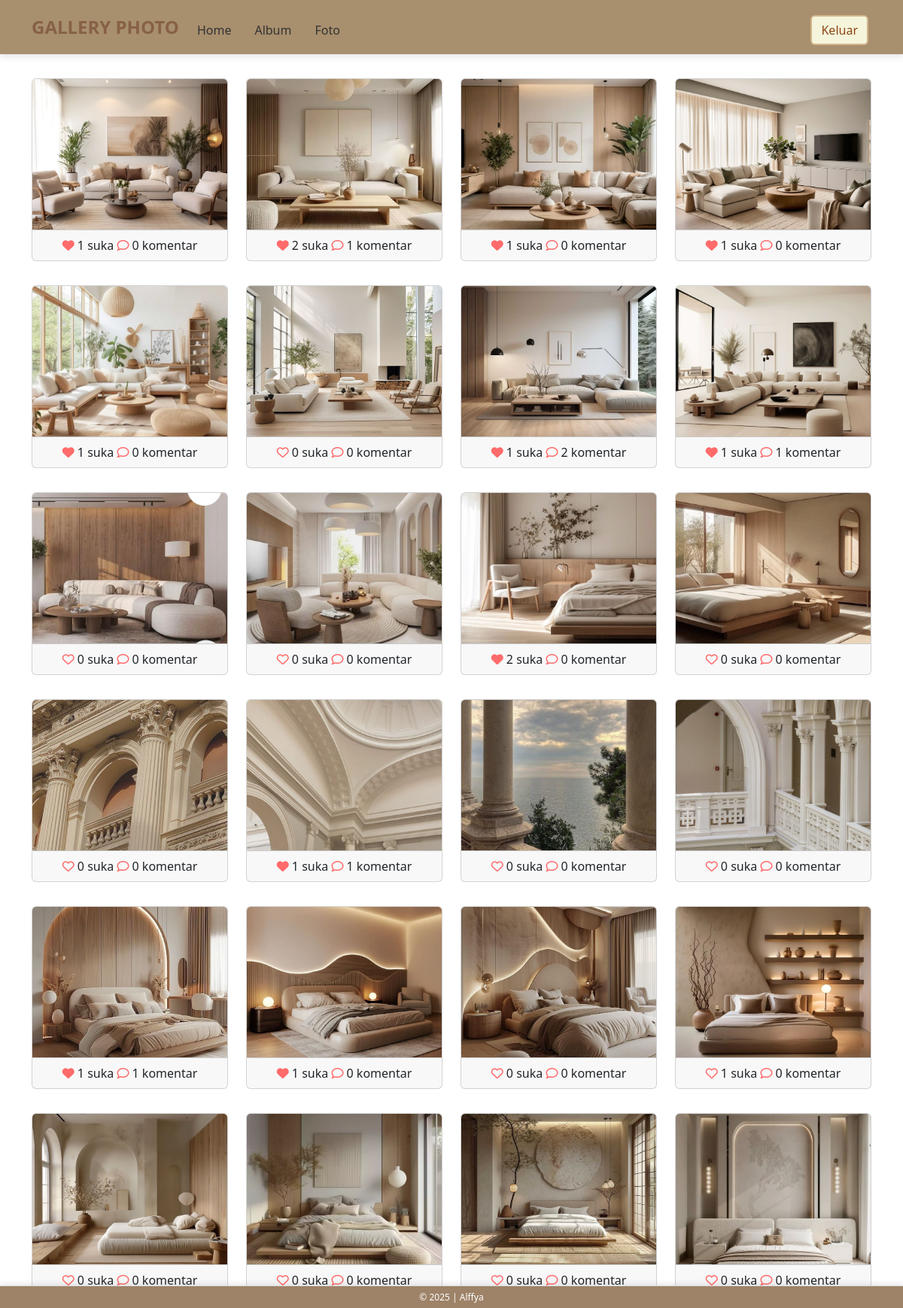
The page /user/index.php (signed in) on the database its author committed.
### tables this page shows
CREATE TABLE `foto` (
  `fotoid` int(11) NOT NULL,
  `judulfoto` varchar(255) NOT NULL,
  `deskripsifoto` text NOT NULL,
  `tanggalunggah` date NOT NULL,
  `lokasifile` varchar(255) NOT NULL,
  `albumid` int(11) NOT NULL,
  `userid` int(11) NOT NULL
);

### user/index.php (the view, shortened to what this page needs)
<?php
$userid = $_SESSION['userid'];
include '../config/koneksi.php';
?>
<!DOCTYPE html>
<html lang="en">
<head>
  <link rel="stylesheet" type="text/css" href="../assets/css/bootstrap.min.css">
  <link rel="stylesheet" href="../assets/style.css" class="rel">
  <link rel="stylesheet" href="https://cdnjs.cloudflare.com/ajax/libs/font-awesome/6.6.0/css/all.min.css"/>
</head>
<body>
<body style="background-color:rgb(158, 134, 98);">
  <nav class="navbar navbar-expand-lg" style="background-color:rgb(168, 143, 110);">
    <div class="container">
      <a class="navbar-brand" href="index.php" style="color:rgb(135, 97, 69) !important; font-weight: bold;">GALLERY PHOTO</a>
      <div class="collapse navbar-collapse mt-2" id="navbarNavAltMarkup">
        <div class="navbar-nav me-auto">
        <a href="home.php" class="nav-link">Home</a>
        <a href="album.php" class="nav-link">Album</a>
        <a href="foto.php" class="nav-link">Foto</a>
        </div>
        <a href="../config/aksi_logout.php" class="btn m-1" style="border: 2px solid #D2B48C; color:#8B4513; background-color: #F5F5DC;">Keluar</a>
      </div>
    </div>
  </nav>
  <div class="container mt-3">
    <div class="row">
      <?php
      $query = mysqli_query($koneksi, "SELECT * FROM foto INNER JOIN user ON foto.userid=user.userid INNER JOIN album ON foto.albumid=album.albumid");
      while ($data = mysqli_fetch_array($query)) {
        ?>
        <div class="col-md-3 mt-3">
          <a data-bs-toggle="modal" data-bs-target="#komentar<?php echo $data['fotoid'] ?>">
            <div class="card mb-3">
              <img src="../assets/img/<?php echo $data['lokasifile'] ?>" class="card-img-top" title="<?php echo $data['judulfoto'] ?>">
              <div class="card-footer text-center">
                <?php
                $fotoid = $data['fotoid'];
                $ceksuka = mysqli_query($koneksi, "SELECT * FROM likefoto WHERE fotoid='$fotoid' AND userid='$userid'");
                if (mysqli_num_rows($ceksuka) == 1) { ?>
                  <a href="../config/proses_like_user.php?fotoid=<?php echo $data['fotoid'] ?>"><i class="fa fa-heart"></i></a>
                <?php } else { ?>
                  <a href="../config/proses_like_user.php?fotoid=<?php echo $data['fotoid'] ?>"><i class="fa-regular fa-heart"></i></a>
                <?php }
                $like = mysqli_query($koneksi, "SELECT * FROM likefoto WHERE fotoid='$fotoid'");
                echo mysqli_num_rows($like) . ' suka';
                ?>
                <a href="#" data-bs-toggle="modal" data-bs-target="#komentar<?php echo $data['fotoid'] ?>"><i class="fa-regular fa-comment"></i></a>
                <?php
                $jmlkomen = mysqli_query($koneksi, "SELECT * FROM komentarfoto WHERE fotoid='$fotoid'");
                echo mysqli_num_rows($jmlkomen).' komentar';
                ?>
              </div>
            </div>
          </a>
        </div>
      <?php } ?>
    </div>
  </div>
  <footer class="d-flex justify-content-center align-items-center border-top mt-3 fixed-bottom text-center w-100"
        style="height: 30px; font-size: 12px; background-color:rgb(158, 131, 104); color: white;">
    <p class="mb-0">&copy; 2025 | Alffya</p>
</footer>
</body>
</html>

### assets/style.css (style rules this page uses)
body { background: url('https://i.pinimg.com/736x/d5/aa/19/d5aa19ca134b0d79ab4e9130da7df75e.jpg') no-repeat center center fixed !important; background-size: cover !important; color: #333; }
.navbar { background-color: rgba(255, 255, 255, 0.8); box-shadow: 0px 4px 8px rgba(0, 0, 0, 0.1); }
.navbar-brand { font-weight: bold; font-size: 1.5rem; color: #000000 !important; }
.navbar-nav .nav-link { color: #333333 !important; margin-right: 15px; }
footer { padding: 10px; background-color: rgba(255, 255, 255, 0.9); color: #333; font-size: 0.9rem; position: fixed; width: 100%; bottom: 0; text-align: center; box-shadow: 0px -2px 8px rgba(0, 0, 0, 0.1); }
.card-footer a { color: #ff6b6b; }

### user/index.php (style rules this page uses)
.card-img-top { height: 200px; object-fit: cover; }

### rows shown on the page
foto: lokasifile (picture), mysqli_num_rows($like) "1", mysqli_num_rows($jmlkomen) "0"
foto: lokasifile (picture), mysqli_num_rows($like) "2", mysqli_num_rows($jmlkomen) "1"
foto: lokasifile (picture), mysqli_num_rows($like) "1", mysqli_num_rows($jmlkomen) "0"
foto: lokasifile (picture), mysqli_num_rows($like) "1", mysqli_num_rows($jmlkomen) "0"
foto: lokasifile (picture), mysqli_num_rows($like) "1", mysqli_num_rows($jmlkomen) "0"
foto: lokasifile (picture), mysqli_num_rows($like) "0", mysqli_num_rows($jmlkomen) "0"
foto: lokasifile (picture), mysqli_num_rows($like) "1", mysqli_num_rows($jmlkomen) "2"
foto: lokasifile (picture), mysqli_num_rows($like) "1", mysqli_num_rows($jmlkomen) "1"
foto: lokasifile (picture), mysqli_num_rows($like) "0", mysqli_num_rows($jmlkomen) "0"
foto: lokasifile (picture), mysqli_num_rows($like) "0", mysqli_num_rows($jmlkomen) "0"
foto: lokasifile+judulfoto (picture), mysqli_num_rows($like) "2", mysqli_num_rows($jmlkomen) "0"
foto: lokasifile+judulfoto (picture), mysqli_num_rows($like) "0", mysqli_num_rows($jmlkomen) "0"
foto: lokasifile+judulfoto (picture), mysqli_num_rows($like) "0", mysqli_num_rows($jmlkomen) "0"
foto: lokasifile+judulfoto (picture), mysqli_num_rows($like) "1", mysqli_num_rows($jmlkomen) "1"
foto: lokasifile+judulfoto (picture), mysqli_num_rows($like) "0", mysqli_num_rows($jmlkomen) "0"
foto: lokasifile+judulfoto (picture), mysqli_num_rows($like) "0", mysqli_num_rows($jmlkomen) "0"
foto: lokasifile+judulfoto (picture), mysqli_num_rows($like) "1", mysqli_num_rows($jmlkomen) "1"
foto: lokasifile+judulfoto (picture), mysqli_num_rows($like) "1", mysqli_num_rows($jmlkomen) "0"
foto: lokasifile+judulfoto (picture), mysqli_num_rows($like) "0", mysqli_num_rows($jmlkomen) "0"
foto: lokasifile+judulfoto (picture), mysqli_num_rows($like) "1", mysqli_num_rows($jmlkomen) "0"
foto: lokasifile+judulfoto (picture), mysqli_num_rows($like) "0", mysqli_num_rows($jmlkomen) "0"
foto: lokasifile+judulfoto (picture), mysqli_num_rows($like) "0", mysqli_num_rows($jmlkomen) "0"
foto: lokasifile+judulfoto (picture), mysqli_num_rows($like) "0", mysqli_num_rows($jmlkomen) "0"
foto: lokasifile+judulfoto (picture), mysqli_num_rows($like) "0", mysqli_num_rows($jmlkomen) "0"
